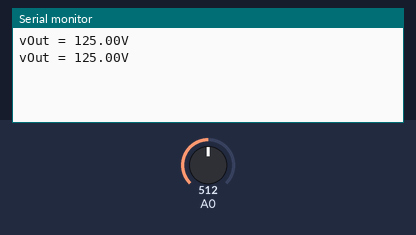
Simulated run of this sketch. Board: Arduino Uno, built with avr-gcc and run on an emulated ATmega328P. On the bench: the last lines printed to the serial monitor. Inputs (shaded band) come from the test bench; at power-on: A0 = 512.

Above: at 1.8 s.
1.9 s: A0 set to 716
At 2.8 s:
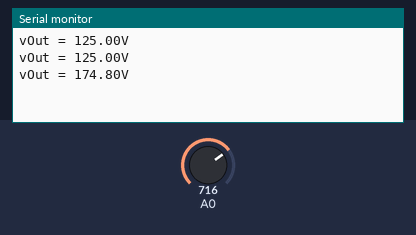
3.4 s: A0 set to 900
At 4.8 s:
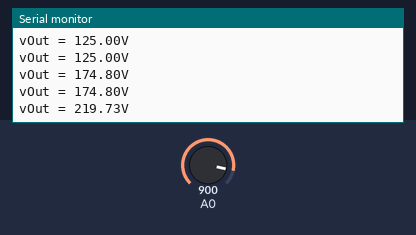
Timing chart, 0 to 6.4 s (numbered marks = the images above; inputs shaded):
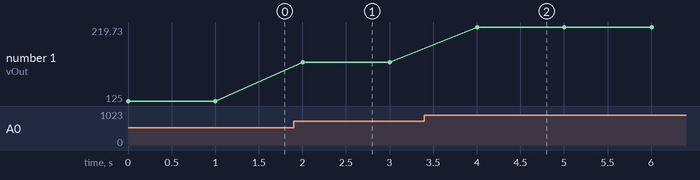

Measured:
- after the input at 1.9 s, the serial monitor: prints a new line after 0.10 s (image 1)
- after the input at 3.4 s, the serial monitor: prints a new line after 0.60 s (image 2)
- plotted number 1: 125 → 174.8 after the input at 1.9 s, 174.8 → 219.73 after the input at 3.4 s

The sketch:

Cek_1.ino
```cpp
const int analogIn = A0;              // inisialisasi pin A0 sebagai pembacaan sensor
float sensor_Value = 0;               // setting nilai default pembacaan sensor 0
float v_Out;                          // nilai tegangan output

void setup() {
  Serial.begin (9600);                // inisialisasi komunikasi serial pada 960bps
}

void loop() {
  sensor_Value = analogRead (A0);     // read the analog in value:
  v_Out = 250 * (sensor_Value / 1024);// rumus perhitungan tegangan output
  // // Mencetak hasil ke monitor serial
  Serial.print ("vOut = ");
  Serial.print(v_Out);
  Serial.println("V");
  // diberikan nilai tunda 1 s untuk pembacaan berikutnya
  // Menampilkan pembacaan analog-to-digital converter setelah pembacaan terakhir
  delay (1000);
}
```
